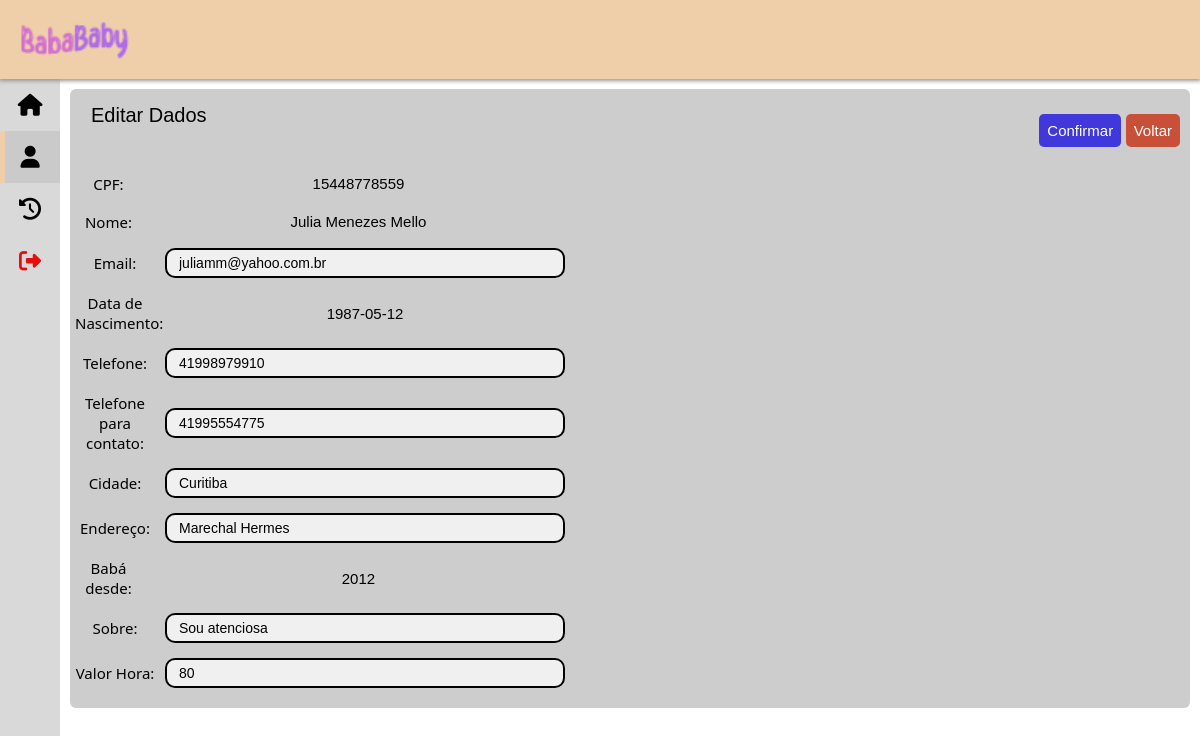
Page /baba/editarBaba.php (signed in) on the committed database.
### tables this page shows
CREATE TABLE `usuario` (
  `idUsuario` int(11) NOT NULL AUTO_INCREMENT,
  `email` varchar(45) NOT NULL,
  `senha` varchar(255) NOT NULL,
  `cpf` varchar(15) NOT NULL,
  `nome` varchar(45) NOT NULL,
  `sobrenome` varchar(45) NOT NULL,
  `dtaNascimento` date NOT NULL,
  `telefone` varchar(20) NOT NULL,
  `cidade` varchar(20) NOT NULL,
  `endereco` varchar(45) NOT NULL,
  `foto` varchar(300) DEFAULT NULL,
  `adm` tinyint(4) DEFAULT 0,
  PRIMARY KEY (`idUsuario`),
  UNIQUE KEY `cpf_UNIQUE` (`cpf`),
  UNIQUE KEY `email_UNIQUE` (`email`)
);

CREATE TABLE `baba` (
  `idBaba` int(11) NOT NULL AUTO_INCREMENT,
  `tempoExp` int(11) NOT NULL,
  `ref` varchar(50) NOT NULL,
  `sobre` varchar(300) NOT NULL,
  `estado` int(11) DEFAULT 0,
  `valor` float NOT NULL,
  `fk_idFxEtaria` int(11) NOT NULL,
  `pk_idUsuario` int(11) NOT NULL,
  `foto_doc` varchar(200) DEFAULT 'pendente',
  PRIMARY KEY (`idBaba`,`pk_idUsuario`),
  KEY `fk_idFxEtaria_idx` (`fk_idFxEtaria`),
  KEY `fk_baba_idUsuario_idx` (`pk_idUsuario`),
  CONSTRAINT `fk_baba_idUsuario` FOREIGN KEY (`pk_idUsuario`) REFERENCES `usuario` (`idUsuario`),
  CONSTRAINT `fk_idFxEtaria` FOREIGN KEY (`fk_idFxEtaria`) REFERENCES `fxetaria` (`idFxEtaria`)
);

### baba/editarBaba.php (the view, shortened to what this page needs)
<?php
include_once 'C:\xampp\htdocs\baba-baby2\conn.php';
$idUsuario = $_SESSION['idUsuario'];
try {
    $sql_check = $pdo->prepare("SELECT idBaba FROM baba WHERE pk_idUsuario = :idUsuario");
    $sql_check->bindValue(':idUsuario', $idUsuario, PDO::PARAM_INT);
    $sql_check->execute();
    $result = $sql_check->fetch(PDO::FETCH_ASSOC);
    if ($result) {
        $idBaba = $result['idBaba'];
        $sql_user = $pdo->prepare("SELECT * FROM usuario WHERE idUsuario = :idUsuario");
        $sql_user->bindValue(':idUsuario', $idUsuario, PDO::PARAM_INT);
        $sql_user->execute();
        $user_data = $sql_user->fetch(PDO::FETCH_ASSOC);
        if($user_data) {
            $sql_baba = $pdo->prepare("SELECT tempoExp, ref, sobre, valor FROM baba WHERE idBaba = :idBaba");
            $sql_baba->bindValue(':idBaba', $idBaba, PDO::PARAM_INT);
            $sql_baba->execute();
            $user_data_baba = $sql_baba->fetch(PDO::FETCH_ASSOC);
        } else {
            echo "Erro ao buscar dados do usuário.";
            exit();
        }
    } else {
        echo "Babá não encontrada para o usuário logado.";
        exit();
    }
} catch (PDOException $e) {
    die("Erro ao processar dados: " . $e->getMessage());
}
?>
<!DOCTYPE html>
<html>
<head>
    <link rel="stylesheet" href="menuBaba.css">
    <link rel="stylesheet" href="https://cdnjs.cloudflare.com/ajax/libs/font-awesome/6.5.2/css/all.min.css">
</head>
<body>
    <nav class="navbar">
        <div class="navbar-content">
            <img src="../imgIndex/Babababypng.png" alt="Logo BabáBaby" class="logo-img">
        </div>
    </nav>
    <div class="content">
        <div class="sidebar">
            <a href="../menuBaba.php" class="sidebar-nav"><i class="icon fa-solid fa-house" style="color: #000000;"></i><span>Início</span></a>
            <a href="dadosBaba.php" class="sidebar-nav active"><i class="icon fa-solid fa-user" style="color: #000000;"></i><span>Dados</span></a>
            <a href="servicosBaba.php" class="sidebar-nav"><i class="icon fa-solid fa-clock-rotate-left" style="color: #000000;"></i><span>Serviços</span></a>
            <a href="../index.php" class="sidebar-nav"><i class="icon fa-solid fa-right-from-bracket" style="color: #e90c0c;"></i><span>Sair</span></a>
        </div>
        <div class="wrapper">
            <div class="row">
                <div class="top-list">
                    <span class="title-content">Editar Dados</span>
                    <div class="top-list-right">
                        <button type="button" class="botao-editar" id="openModalBtn">Confirmar</button>
                        <button type="button" onclick="window.location.href='dadosBaba.php'" class="botao-remover">Voltar</button>
                    </div>
                </div>
                <div class="content-adm">
                    <form id="editForm" method="post">
                        <div class="view-det-adm">
                            <span class="view-adm-title">CPF: </span>
                            <span class="view-adm-info"><?php echo htmlspecialchars($user_data['cpf']); ?></span>
                        </div>
                        <div class="view-det-adm">
                            <span class="view-adm-title">Nome: </span>
                            <span class="view-adm-info"><?php echo htmlspecialchars($user_data['nome']), " ", htmlspecialchars($user_data['sobrenome']); ?></span>
                        </div>
                        <div class="view-det-adm">
                            <span class="view-adm-title">Email:</span>
                            <input class="preencher" id="email" type="email" name="email" value="<?php echo htmlspecialchars($user_data['email']); ?>" title="Email entre 10 e 50 letras, deve conter @." oninput="emailValidate()" />
                        </div>
                        <div class="view-det-adm">
                            <span class="view-adm-title">Data de Nascimento: </span>
                            <span class="view-adm-info"><?php echo htmlspecialchars($user_data['dtaNascimento']); ?></span>
                        </div>
                        <div class="view-det-adm">
                            <span class="view-adm-title">Telefone: </span>
                            <input class="preencher" type="text" id="tel" name="telefone" value="<?php echo htmlspecialchars($user_data['telefone']); ?>" pattern="\d{2}\s?\d{4,5}-?\d{4}" title="Formato: (XX) XXXX-XXXX ou (XX) XXXXX-XXXX." />
                        </div>
                        <div class="view-det-adm">
                            <span class="view-adm-title">Telefone para contato: </span>
                            <input class="preencher" type="text" id="ref" name="ref" value="<?php echo htmlspecialchars($user_data_baba['ref']); ?>" pattern="\d{2}\s?\d{4,5}-?\d{4}" title="Formato: (XX) XXXX-XXXX ou (XX) XXXXX-XXXX." />
                        </div>
                        <div class="view-det-adm">
                            <span class="view-adm-title">Cidade: </span>
                            <input class="preencher" type="text" id="cep" name="cep" value="<?php echo htmlspecialchars($user_data['cidade']); ?>" title="Sua cidade" />
                        </div>
                        <div class="view-det-adm">
                            <span class="view-adm-title">Endereço: </span>
                            <input class="preencher" type="text" id="endereco" name="endereco" value="<?php echo htmlspecialchars($user_data['endereco']); ?>" title="Sua cidade" />
                        </div>
                        <div class="view-det-adm">
                            <span class="view-adm-title">Babá desde: </span>
                            <span class="view-adm-info"><?php echo htmlspecialchars($user_data_baba['tempoExp']); ?></span>
                        </div>
                        <div class="view-det-adm">
                            <span class="view-adm-title">Sobre: </span>
                            <input class="preencher" type="text" name="sobre" value="<?php echo htmlspecialchars($user_data_baba['sobre']); ?>" title="Descreva um pouco sobre você e suas experiências." />
                        </div>
                        <div class="view-det-adm">
                            <span class="view-adm-title">Valor Hora: </span>
                            <input class="preencher" type="text" id="valor" name="valor" value="<?php echo htmlspecialchars($user_data_baba['valor']); ?>" title="Sua cidade" />
                        </div>
                    </form>
                </div>
            </div>
        </div>
    </div>
</body>
</html>

### baba/menuBaba.css (style rules this page uses)
* { margin: 0; padding: 0; box-sizing: border-box; font-family: Arial, Helvetica, sans-serif; }
body { background-color: #ffffff; }
.navbar { background-color: #EFCFAA; display: flex; justify-content: space-between; align-items: center; position: sticky; box-shadow: 0px 1px 4px 1px rgba(150, 150, 150); padding: 5px 15px; top: 0; z-index: 1; }
.navbar .navbar-content { display: flex; align-items: center; }
.logo-img { width: 120px; }
.content { display: flex; }
.content .sidebar { background-color: #d9d9d9; height: calc(100vh - 60px); width: 60px; position: sticky; top: 60px; overflow: auto; box-shadow: 0 1px 4ps 1px black; overflow-y: auto; overflow-x: hidden; transition: 0.3s width ease-in-out; flex-shrink: 0; }
.sidebar .sidebar-nav { text-decoration: none; display: flex; align-items: center; padding: 15px 0; position: relative; cursor: pointer; transition: 0.3s ease; font-size: 16px; }
.sidebar a { color:rgb(0, 0, 0); }
.sidebar .sidebar-nav.active { background-color: #cacaca; color: #696969; }
.sidebar .sidebar-nav.active::before { content: ""; position: absolute; left: 0; top: 0; height: 100%; width: 5px; background-color: #EFCFAA; }
.sidebar-nav .icon { width: 60px; display: flex; align-items: center; justify-content: center; font-size: 22px; flex-shrink: 0; }
.content .wrapper { width: 100%; padding: 10px; background-color: #ffffff; }
.content .row { background-color: #cdcdcd; border-radius: 6px; }
.wrapper .row { display: flex; justify-content: space-between; padding: 5px; flex-wrap: wrap; }
.row .top-list { width: 100%; overflow: hidden; }
.top-list .title-content { float: left; color: #000000; padding: 10px 16px; font-size: 20px; }
.top-list .top-list-right { padding: 10px 5px 5px 0; float: right; }
.botao-editar { background-color: #4038db; color: #ffffff; padding: 8px 8px; border: none; border-radius: 5px; cursor: pointer; font-size: 15px; transition: all .3s ease; margin-top: 10px; margin-bottom: 20px; }
.content-adm .view-det-adm { margin-bottom: 15px; display: flex; align-items: center; text-align: center; }
.view-det-adm .view-adm-title { width: 80px; color: #000000; font-size: 15px; font-weight: 500; margin-right: 10px; font-family: 'Segoe UI', Tahoma, Geneva, Verdana, sans-serif; }
.view-det-adm .view-adm-info { width: 100%; color: #000000; font-size: 15px; padding: 3px 10px; }
.botao-remover { background-color: #c95038; color: #ffffff; padding: 8px 8px; border: none; border-radius: 5px; cursor: pointer; font-size: 15px; transition: all .3s ease; }
.preencher { width: 400px; height: 30px; padding: 12px; border: 2px solid #ccc; border-radius: 10px; background-color: #f0f0f0; font-size: 14px; transition: border-color 0.3s, box-shadow 0.3s; }
.preencher::placeholder { color: #aaa; }
.preencher:valid { border-color: #000000; }
.wrapper { background-color: #F5D7BC; padding: 20px; font-family: Arial, sans-serif; }

### rows in the picture
usuario: cpf "15448778559", nome "Julia Menezes", sobrenome "Mello", email "juliamm@yahoo.com.br", dtaNascimento "1987-05-12", telefone "41998979910", cep "Curitiba", endereco "Marechal Hermes"
baba: ref "41995554775", tempoExp "2012", sobre "Sou atenciosa", valor "80"
